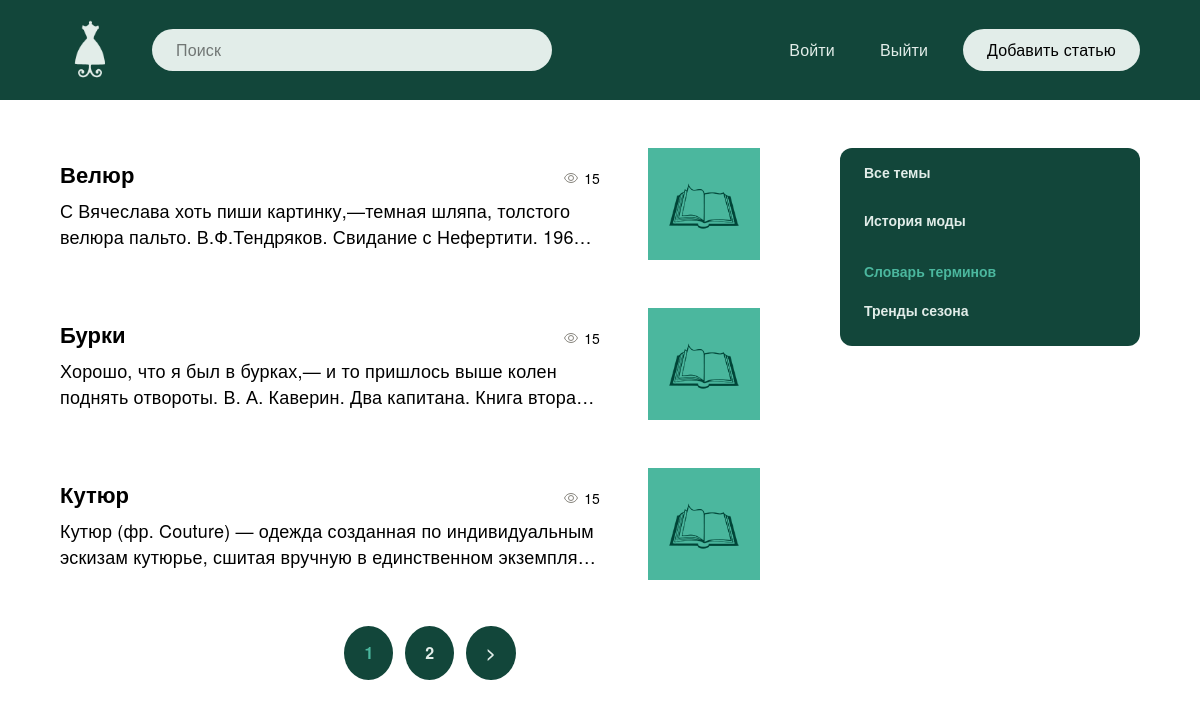
The page /top/slovar-terminov/ on the database its author committed.
### blog/models.py (models this page shows, shortened)
class Blog(models.Model):
    title = models.CharField(max_length=255, verbose_name='Заглавие')
    slug = models.SlugField(max_length=255, unique=True, verbose_name='URL')
    content = models.TextField(blank=True, verbose_name='Контент')
    photo = models.ImageField(upload_to='photos/%Y/%m/%d/', blank=True, verbose_name='Лого темы')
    time_created = models.DateTimeField(auto_now_add=True, verbose_name='Дата публикации')
    time_update = models.DateTimeField(auto_now=True, verbose_name='Дата обновления')
    is_published = models.BooleanField(default=True, verbose_name='Опубликовано')
    topic = models.ForeignKey('Topic', on_delete=models.PROTECT, verbose_name='Тема')
    def get_absolute_url(self):
        return reverse('post', kwargs={'post_slug': self.slug})
    class Meta:
        verbose_name = 'Пост'
        verbose_name_plural = 'Посты'
        ordering = ['-time_created']

class Topic(models.Model):
    name = models.CharField(max_length=200, verbose_name='Тема')
    slug = models.SlugField(max_length=200, unique=True, verbose_name='URL')
    def __str__(self):
        return self.name
    def get_absolute_url(self):
        return reverse('top', kwargs={'top_slug': self.slug})
    class Meta:
        verbose_name = 'Тема'
        verbose_name_plural = 'Темы'

### blog/views.py (the view)
# urls.py: path('top/<slug:top_slug>/', BlogTopic.as_view(), name='top'),
class BlogTopic(DataMixin, ListView):
    model = Blog
    template_name = 'blog/index.html'
    context_object_name = 'posts'
    allow_empty = False
    def get_queryset(self):
        return Blog.objects.filter(topic__slug=self.kwargs['top_slug'], is_published=True).select_related('topic')
    def get_context_data(self, *, object_list=None, **kwargs):
        context = super().get_context_data(**kwargs)
        t = Topic.objects.get(slug=self.kwargs['top_slug'])
        t_def = self.get_user_context(title=str(t.name), topic_selected=t.pk)
        return dict(list(context.items()) + list(t_def.items()))

### blog/utils.py (called while the page is built)
    def get_user_context(self, **kwargs):
        context = kwargs
        topics = Topic.objects.annotate(Count('blog'))
        context['topics'] = topics
        if 'topic_selected' not in context:
            context['topic_selected'] = 0
        return context

### blog/templates/blog/index.html (shortened to what this page needs)
{% extends 'blog/base.html' %}
{% load static%}
{% block content %}
			<div class="main__content">
				<div class="articles">
					<ul class="articles__list">
						{% for p in posts %}
						<li>
							<div class="article">
								<div class="article__main">
									<div class="article__left">
										<div class="article__top">
											<a href="{{ p.get_absolute_url }}" class="article__title">
												{{ p.title }}
											</a>
											<div class="views">
												<span class="views__num">15</span>
											</div>
										</div>
										<div class="article__text">
											<p>
												{{ p.content }}
											</p>
										</div>
									</div>
									<div class="article__right">
										{% if p.photo %}
										<a href="{{ p.get_absolute_url }}">
										<img
												src="{{ p.photo.url }}"
												width={112}
												height={112}
												alt="{{ p.topic }}"
										/>
										</a>
										{% endif %}
									</div>
								</div>
							</div>
						</li>
						{% endfor %}
					</ul>
					{% if page_obj.has_other_pages %}
					<div>
						<ul  class="page__list">
							{% for p in paginator.page_range %}
							{% if page_obj.number == p %}
								<li class="page__num page__num__selected">{{ p }}</li>
							{% elif p >= page_obj.number|add:-2 and p <= page_obj.number|add:2 %}
								<li class="page__num">
									<a href="?page={{ p }}">{{ p }}</a>
								</li>
							{% endif %}
							{% endfor %}
							{% if page_obj.has_next %}
							<li class="page__num">
								<a href="?page={{ page_obj.next_page_number }}">&gt</a>
							</li>
							{% endif %}
						</ul>
					</div>
					{% endif %}
				</div>
			</div>
{% endblock %}

### blog/templates/blog/base.html (shortened to what this page needs)
<!doctype html>
{% load static %}
{% load blog_tags %}
<html lang="ru">
  <head>
    <link rel="stylesheet" href="{% static 'css/style.css' %}">
  </head>
  <body>
    {% include 'blog/navbar.html' %}
    <main class="main">
	<div class="container">
		<div class="main__wrapper">
        {% block content %}
        {% endblock %}
        <div class="sidebar">
          <div class="categories">
                  <ul class="categories__list">
                    {% if topic_selected == 0 %}
                      <li class="selected__item">Все темы</li>
                    {% else %}
                      <li class="categories__item"><a href="{% url 'index' %}">Все темы</a></li>
                    {% endif %}
                    {% for t in topics %}
                        {% if t.blog__count > 0 %}
                            {% if t.pk == topic_selected %}
                                <li class="selected__item">{{ t.name }}</li>
                            {% else %}
                                <li class="categories__item"><a href="{{ t.get_absolute_url }}">{{ t.name }}</a></li>
                            {% endif %}
                      {% endif %}
                    {% endfor%}
                  </ul>
            </div>
            </div>
        </div>
	</div>
</main>
</body>
</html>

### blog/static/css/style.css (style rules this page uses)
*, *::before, *::after { box-sizing: border-box; }
html, body { margin: 0; padding: 0; }
html { font-family: 'Helvetica Neue', 'Arial', sans-serif; font-style: normal; font-weight: 400; font-size: 16px; line-height: 24px; color: black; background-color: #FFFFFF; -webkit-font-smoothing: antialiased; -moz-osx-font-smoothing: grayscale; text-rendering: optimizeLegibility; }
body { width: 100%; height: 100%; background-color: white; }
a { color: black; text-decoration: none; }
img, video { display: block; max-width: 100%; height: auto; }
svg { max-height: 100%; max-width: 100%; }
.container { max-width: 1920px; margin: 0 auto; padding: 0 60px; }
.main__wrapper { position: relative; display: flex; gap: 80px; margin-top: 48px; margin-bottom: 48px; }
.main__content { width: calc(100% - 300px - 80px); }
.sidebar { width: 300px; }
.categories__list { display: grid; grid-template-columns: 1fr; gap: 12px; list-style: none; margin: 0; background-color: #12463A; padding: 12px 0; border-radius: 12px; }
.categories__item { margin-right: 28px; margin-bottom: 12px; }
.selected__item, .categories__item a { font-family: 'Helvetica Neue', 'Arial', sans-serif; font-weight: 700; font-size: 14px; line-height: 20px; padding: 5px 24px; }
.categories__item a { color: #E2EDE9; }
.selected__item { color: #4BB79E; }
.articles__list { display: grid; grid-template-columns: 1fr; gap: 24px; list-style: none; margin: 0; padding: 0; }
.views { display: flex; align-items: center; }
.views__num { font-family: 'Helvetica Neue', 'Arial', sans-serif; font-weight: 400; font-size: 14px; line-height: 20px; letter-spacing: 0.01em; color: #000000; margin-left: 5px; }
.article__main { display: flex; align-items: center; margin-bottom: 24px; }
.article__top { display: grid; grid-template-columns: 1fr auto; gap: 24px; }
.article__left { width: 100%; }
.article__title { font-family: 'Helvetica Neue', 'Arial', sans-serif; font-weight: 700; font-size: 22px; line-height: 30px; color: #000000; display: -webkit-box; -webkit-line-clamp: 2; -webkit-box-orient: vertical; overflow: hidden; margin-bottom: 8px; }
.article__text { font-family: 'Helvetica Neue', 'Arial', sans-serif; font-weight: 400; font-size: 18px; line-height: 26px; letter-spacing: 0.01em; color: #000000; display: -webkit-box; -webkit-line-clamp: 2; -webkit-box-orient: vertical; overflow: hidden; }
.article__text p { margin: 0; }
.article__right { display: flex; align-items: center; justify-content: center; min-width: 112px; min-height: 112px; width: 112px; height: 112px; background: #4BB79E; padding: 16px; margin-left: 48px; }
.article__right img { width: 100%; height: 80px; max-width: 100%; max-height: 80px; }
.page__list { display: flex; justify-content: center; list-style: none; }
.page__list .page__num__selected { color: #4BB79E; }
.page__num { background-color: #12463A; padding: 15px 20px; border-radius: 50%; margin: 6px; font-weight: bold; }
.page__list a { color: #E2EDE9; }

### rows shown on the page
Blog: title "Велюр", content "С Вячеслава хоть пиши картинку,—темная шляпа, толстого велюра пальто. В.Ф.Тендряков. Свидание с Нефертити.…", photo (picture)
Blog: title "Бурки", content "Хорошо, что я был в бурках,— и то пришлось выше колен поднять отвороты. В. А. Каверин. Два капитана. Книга…", photo (picture)
Blog: title "Кутюр", content "Кутюр (фр. Couture) — одежда созданная по индивидуальным эскизам кутюрье, сшитая вручную в единственном…", photo (picture)
Topic: name "История моды"
Topic: name "Словарь терминов"
Topic: name "Тренды сезона"

### other values the page prints
{{ p }} "1"
{{ p }} "2"
